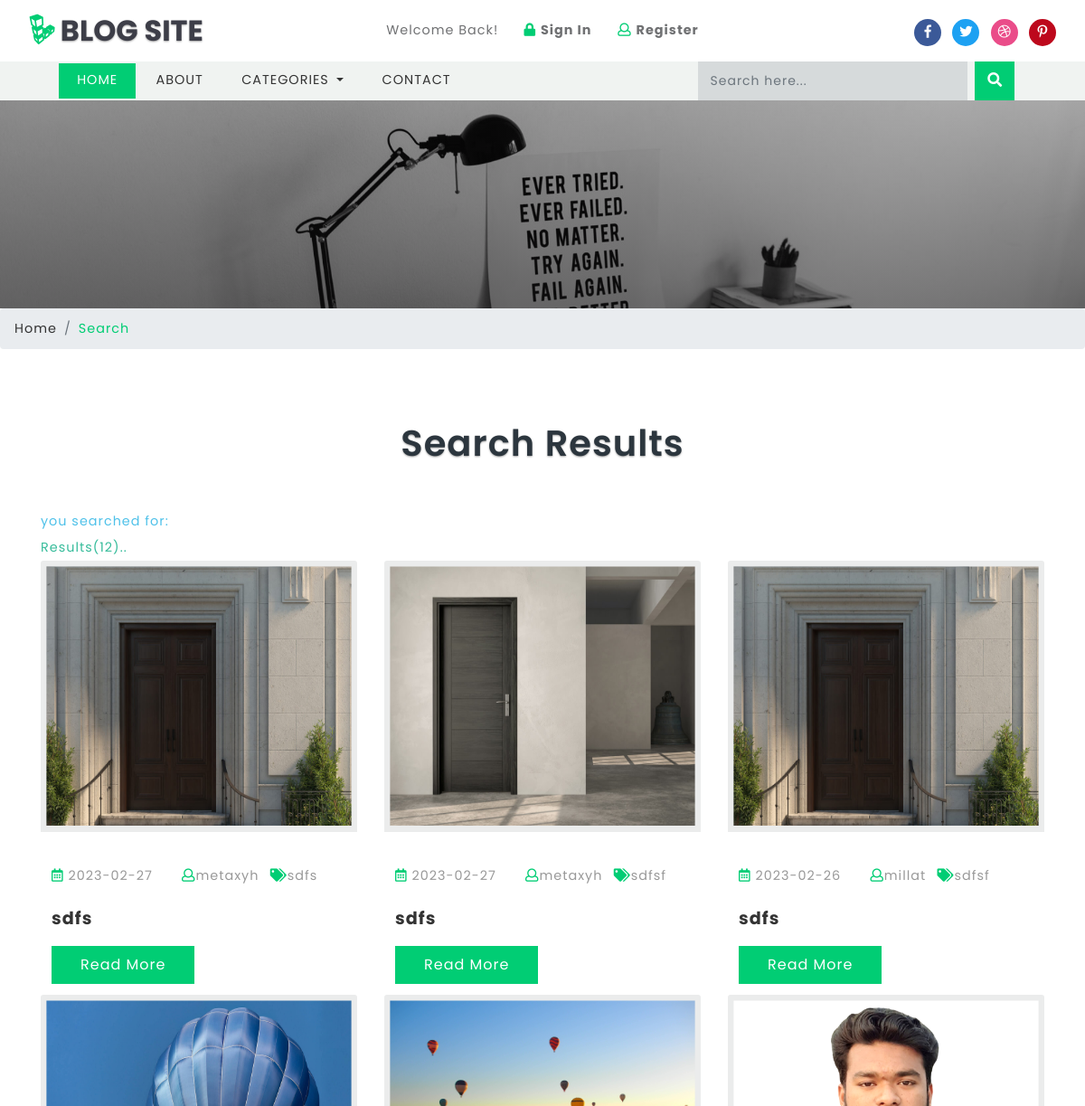
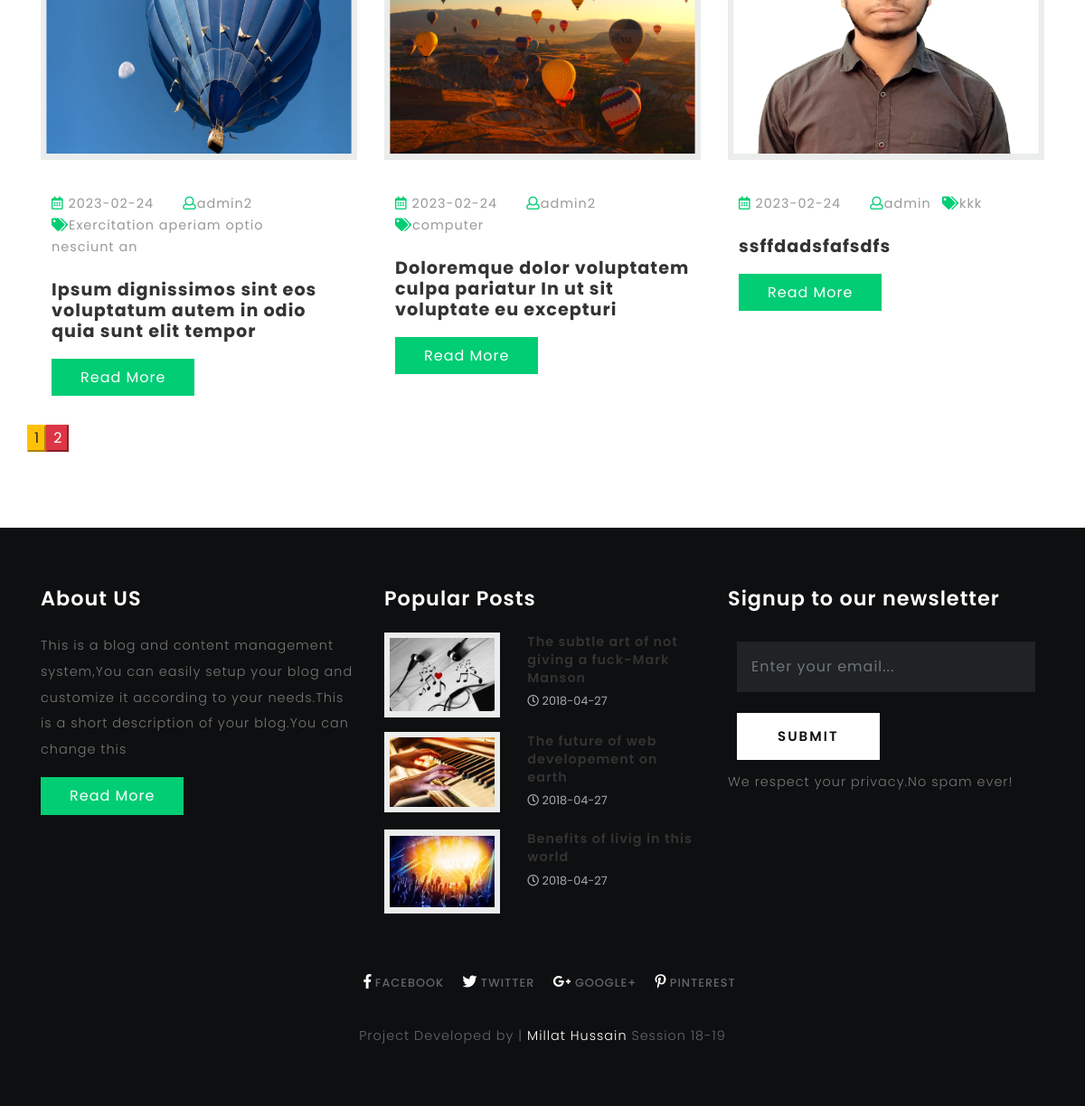
Screenshot of /search.php with the database file from the repository (2 pictures, top to bottom).
### tables this page shows
CREATE TABLE `blogs` (
  `id` int(10) UNSIGNED NOT NULL,
  `title` varchar(190) NOT NULL,
  `tags` varchar(40) NOT NULL,
  `content` text NOT NULL,
  `photo` varchar(50) NOT NULL,
  `posted` varchar(40) NOT NULL,
  `date` date DEFAULT NULL,
  `author` varchar(40) DEFAULT NULL,
  `category` int(10) UNSIGNED NOT NULL
);

CREATE TABLE `titles` (
  `id` int(10) UNSIGNED NOT NULL,
  `website_name` varchar(40) DEFAULT NULL,
  `tagline` varchar(40) DEFAULT NULL,
  `icon` varchar(40) DEFAULT NULL,
  `keywords` varchar(220) DEFAULT NULL,
  `short_description` varchar(200) DEFAULT NULL,
  `bannertext1` varchar(150) DEFAULT NULL,
  `bannertext2` varchar(150) DEFAULT NULL,
  `bannertext3` varchar(150) DEFAULT NULL,
  `bannertext4` varchar(150) DEFAULT NULL,
  `detailed_description` text,
  `address` varchar(40) DEFAULT NULL,
  `email` varchar(80) DEFAULT NULL,
  `phone` varchar(40) DEFAULT NULL,
  `googlemap` varchar(255) DEFAULT NULL
);

### search.php (the view, shortened to what this page needs)
<?php require("libs/fetch_data.php");?>
<?php
require_once('database/db.php');
?>
<!DOCTYPE html>
<html lang="zxx">
<head>
	<title>Search|<?php getwebname("titles"); echo"|"; gettagline("titles");?></title>
	<link href="css/bootstrap.css" rel='stylesheet' type='text/css' />
	<link rel="stylesheet" href="css/single.css">
	<link href="css/style.css" rel='stylesheet' type='text/css' />
	<link href="css/fontawesome-all.css" rel="stylesheet">
</head>
<body>
	<?php include("header.php");?>
	<?php
    $search_keyword = '';
    $sql = 'SELECT * FROM blogs WHERE title LIKE :keyword OR content LIKE :keyword  OR tags LIKE :keyword OR author LIKE :keyword ORDER BY id DESC ';
    $per_page_html = '';
    $page = 1;
    $start=0;
    $limit=" limit " . $start . "," . ROW_PER_PAGE;
    $pagination_statement = $pdo_conn->prepare($sql);
    $pagination_statement->bindValue(':keyword', '%' . $search_keyword . '%', PDO::PARAM_STR);
    $pagination_statement->execute();
    $row_count = $pagination_statement->rowCount();
    if(!empty($row_count)){
    	$per_page_html .= "<div style='text-align:center;margin:20px 0px;'>";
    	$page_count=ceil($row_count/ROW_PER_PAGE);
    	if($page_count>1) {
    		for($i=1;$i<=$page_count;$i++){
    			if($i==$page){
    				$per_page_html .= '<input type="submit" name="page" value="' . $i . '" class="btn-page current btn-warning" />';
    			} else {
    				$per_page_html .= '<input type="submit" name="page" value="' . $i . '" class="btn-page btn-danger" />';
    			}
    		}
    	}
    	$per_page_html .= "</div>";
    }
    $query = $sql.$limit;
    $pdo_statement = $pdo_conn->prepare($query);
    $pdo_statement->bindValue(':keyword', '%' . $search_keyword . '%', PDO::PARAM_STR);
    $pdo_statement->execute();
    $result = $pdo_statement->fetchAll();
    ?>
	<div class="banner-inner">
	</div>
	<ol class="breadcrumb">
		<li class="breadcrumb-item">
			<a href="index.html">Home</a>
		</li>
		<li class="breadcrumb-item active">Search</li>
	</ol>
	<section class="main-content-w3layouts-agileits">
		<div class="container">
			<h3 class="tittle">Search Results</h3>
			<div class="inner-sec">
				<?php  if ($row_count==0) {
    						echo "<p style=color:#E9573F><b>sorry your search for:<u style=color:black>$search_keyword</u> returned zero results</b></p>";
    						echo "<p><b style=color:#4FC1E9>Suggestions<b><br>Your search item is not available on Our Website<br>Try being more specific with key words<br>Enter key word using title<br>Try search using category<br>Try again later<br></p>";
    						echo "<p><a href=\"http://www.google.com/search?q="
    						. $search_keyword . "\" target=\"_blank\" title=\"Look up
    						" . $search_keyword . " on Google\" style=color:#37BC9B>Click here</a> to try the
    						search on google</p>";
    					}
    					else{
    						echo "<p style=color:#4FC1E9><b>you searched for:<u style=color:black> $search_keyword</u></b></p>";
    						echo "<p style=color:#37BC9B><b>Results($row_count)..</b></p>";
    					}
    					?>
				<div class="left-blog-info-w3layouts-agileits text-left">
					<div class="row">
						<?php
    					if(!empty($result)) {
    						foreach($result as $row) {
                                ?>
						<div class="col-lg-4 card">
							<a href="single.php?id=<?php echo $row['id']; ?>">
								<img src="blogadmin/images/<?php echo $row['photo']; ?>" class="card-img-top img-fluid" alt="fantastic cms" style="width: 480px;height: 300px">
							</a>
							<div class="card-body">
								<ul class="blog-icons my-4">
									<li>
										<a href="#">
											<i class="far fa-calendar-alt"></i> <?php echo $row['date']; ?></a>
									</li>
									<li class="mx-2">
										<a href="#">
											<i class="far fa-user"></i><?php echo $row['author']; ?></a>
									</li>
									<li>
										<a href="#">
											<i class="fas fa-tags"></i><?php echo $row['tags']; ?></a>
									</li>
								</ul>
								<h5 class="card-title">
									<a href="single.php?id=<?php echo $row['id']; ?>"><?php echo $row['title']; ?></a>
								</h5>
								<a href="single.php?id=<?php echo $row['id']; ?>" class="btn btn-primary read-m">Read More</a>
							</div>
						</div>
						<?php
                                  }
                              }
                              ?>
                              <?php echo $per_page_html; ?>
					</div>
				</div>
			</div>
		</div>
	</section>
	<?php include("footer.php") ?>
</body>
</html>

### header.php (shortened to what this page needs)
<header>
		<div class="top-bar_sub_w3layouts container-fluid">
			<div class="row">
				<div class="col-md-4 logo text-left">
					<a class="navbar-brand" href="index.php">
						<i class="fab fa-linode"></i> BLOG SITE</a>
				</div>
				<div class="col-md-4 top-forms text-center mt-lg-3 mt-md-1 mt-0">
					<span>Welcome Back!</span>
					<span class="mx-lg-4 mx-md-2  mx-1">
						<a href="blogadmin/index.php">
							<i class="fas fa-lock"></i> <strong>Sign In</strong></a>
					</span>
					<span>
						<a href="blogadmin/membership_signup.php">
							<i class="far fa-user"></i> <strong>Register</strong></a>
					</span>
				</div>
				<div class="col-md-4 log-icons text-right">
					<ul class="social_list1 mt-3">
						<li>
							<a href="<?php getlinks("links","facebook");?>" class="facebook1 mx-2" >
								<i class="fab fa-facebook-f"></i>
							</a>
						</li>
						<li>
							<a href="<?php getlinks("links","twitter");?>" class="twitter2">
								<i class="fab fa-twitter"></i>
							</a>
						</li>
						<li>
							<a href="<?php getlinks("links","dribble");?>" class="dribble3 mx-2">
								<i class="fab fa-dribbble"></i>
							</a>
						</li>
						<li>
							<a href="<?php getlinks("links","pinterest");?>" class="pin">
								<i class="fab fa-pinterest-p"></i>
							</a>
						</li>
					</ul>
				</div>
			</div>
		</div>
			<div class="header_top" id="home">
				<nav class="navbar navbar-expand-lg navbar-light bg-light">
					<div class="collapse navbar-collapse" id="navbarSupportedContent">
						<ul class="navbar-nav mr-auto">
							<li class="nav-item active">
								<a class="nav-link" href="index.php">Home
								</a>
							</li>
							<li class="nav-item">
								<a class="nav-link" href="about.php">About</a>
							</li>
							<li class="nav-item dropdown">
								<a class="nav-link dropdown-toggle" href="#" id="navbarDropdown" role="button" data-toggle="dropdown" aria-haspopup="true"
								    aria-expanded="false">
									Categories
								</a>
							</li>
							<li class="nav-item">
								<a class="nav-link" href="contact.php">Contact</a>
							</li>
						</ul>
							<form action="search.php" method="post" class="form-inline my-2 my-lg-0 header-search" name="form">
								<input class="form-control mr-sm-2" type="search" placeholder="Search here..." required="yes" type="text" name="search[keyword]">
								<button class="btn btn1 my-2 my-sm-0" type="submit" name="submit"><i class="fas fa-search"></i></button>
							</form>
					</div>
				</nav>
			</div>
	</header>

### libs/fetch_data.php (shortened to what this page needs)
<?php
function getshortdescription($table){
	require("database/db_connect.php");
	$sql="SELECT * FROM $table ";
	if ($result=mysqli_query($con,$sql))
	{
		foreach ($result as $titles => $sdc) {
			echo ''.$sdc['short_description'].'';
		}
	}
}
function getwebname($table){
	require("database/db_connect.php");
	$sql="SELECT * FROM $table ";
	if ($result=mysqli_query($con,$sql))
	{
		$rowcount=mysqli_num_rows($result);
		if ($rowcount==0) {
			echo 'No Name!!';
		}
		foreach ($result as $titles => $blogname) {
			echo ''.$blogname['website_name'].'';
		}
	}
}
function getlinks($table,$platform){
	require("database/db_connect.php");
	$sql="SELECT * FROM $table ";
	if ($result=mysqli_query($con,$sql))
	{
		$rowcount=mysqli_num_rows($result);
		if ($rowcount==0) {
			echo '#';
		}
		foreach ($result as $link => $site) {
			if ($platform=="facebook") {
				echo ''.$site['facebook'].'';
			}
			elseif ($platform=="twitter") {
				echo ''.$site['twitter'].'';
			}
			elseif ($platform=="googleplus") {
				echo ''.$site['googleplus'].'';
			}
			elseif ($platform=="pinterest") {
				echo ''.$site['pinterest'].'';
			}
			elseif ($platform=="dribble") {
				echo ''.$site['dribble'].'';
			}
		}
	}
}
function getpopularposts($table){
	require("database/db_connect.php");
	$sql="SELECT * FROM $table ORDER BY count DESC LIMIT 3";
	if ($result=mysqli_query($con,$sql))
	{
		foreach ($result as $pagehits => $hits) {
			$storepage=$hits['page'];
			$sql="SELECT * FROM blogs WHERE title='$storepage'";
			if ($result=mysqli_query($con,$sql)) {
				foreach ($result as $allblogs => $specificblog) {
					echo '<div class="blog-grids row mb-3">
							<div class="col-md-5 blog-grid-left">
								<a href="single.php?id='.$specificblog['id'].'">
									<img src="blogadmin/images/'.$specificblog['photo'].'" class="img-fluid" alt="fantastic cms">
								</a>
							</div>
							<div class="col-md-7 blog-grid-right">
								<h5>
									<a href="single.php?id='.$specificblog['id'].'">'.$specificblog['title'].' </a>
								</h5>
								<div class="sub-meta">
									<span>
										<i class="far fa-clock"></i> '.$specificblog['date'].'</span>
								</div>
							</div>
						</div>';
				}
			}
		}
	}
}
?>

### footer.php (shortened to what this page needs)
<footer>
	<div class="container">
		<div class="row">
			<div class="col-lg-4 footer-grid-agileits-w3ls text-left">
				<h3>About US</h3>
				<p><?php getshortdescription("titles"); ?></p>
				<div class="read">
					<a href="about.php" class="btn btn-primary read-m">Read More</a>
				</div>
			</div>
			<div class="col-lg-4 footer-grid-agileits-w3ls text-left">
				<div class="tech-btm">
					<h3>Popular Posts</h3>
					<?php getpopularposts("page_hits"); ?>
				</div>
			</div>
			<div class="col-lg-4 subscribe-main footer-grid-agileits-w3ls text-left">
				<h2>Signup to our newsletter</h2>
				<div class="subscribe-main text-left">
						<div class="subscribe-form">
								<form action="#" method="post" class="subscribe_form">
									<input class="form-control" type="email" placeholder="Enter your email..." required="">
									<button type="submit" class="btn btn-primary submit">Submit</button>
								</form>
					   </div>
					<p>We respect your privacy.No spam ever!</p>
				</div>
			</div>
		</div>
		<div class="footer-cpy text-center">
			<div class="footer-social">
				<div class="copyrighttop">
					<ul>
						<li class="mx-3">
							<a class="facebook" href="<?php getlinks("links","facebook");?>">
								<i class="fab fa-facebook-f"></i>
								<span>Facebook</span>
							</a>
						</li>
						<li>
							<a class="facebook" href="<?php getlinks("links","twitter");?>">
								<i class="fab fa-twitter"></i>
								<span>Twitter</span>
							</a>
						</li>
						<li class="mx-3">
							<a class="facebook" href="<?php getlinks("links","googleplus");?>">
								<i class="fab fa-google-plus-g"></i>
								<span>Google+</span>
							</a>
						</li>
						<li>
							<a class="facebook" href="<?php getlinks("links","pinterest");?>">
								<i class="fab fa-pinterest-p"></i>
								<span>Pinterest</span>
							</a>
						</li>
					</ul>
				</div>
			</div>
			<div class="w3layouts-agile-copyrightbottom">
				<p>Project Developed by |<a target="_blank" href="https://www.linkedin.com/in/millathussain66/"> Millat Hussain </a>  Session 18-19
				</p>
			</div>
		</div>
	</div>
</footer>

### css/single.css (style rules this page uses)
.card-body { padding: 12px; }
.tech-btm img { background: #fff; padding: 6px; }

### rows the page displays
blogs: photo (picture), date "2023-02-27", author "metaxyh", tags "sdfs", title "sdfs"
blogs: photo (picture), date "2023-02-27", author "metaxyh", tags "sdfsf", title "sdfs"
blogs: photo (picture), date "2023-02-26", author "millat", tags "sdfsf", title "sdfs"
blogs: photo (picture), date "2023-02-24", author "admin2", tags "Exercitation aperiam optio nesciunt an", title "Ipsum dignissimos sint eos voluptatum autem in odio quia sunt elit tempor"
blogs: photo (picture), date "2023-02-24", author "admin2", tags "computer", title "Doloremque dolor voluptatem culpa pariatur In ut sit voluptate eu excepturi"
blogs: photo (picture), date "2023-02-24", author "admin", tags "kkk", title "ssffdadsfafsdfs"
titles: short_description "This is a blog and content management system,You can easily setup your blog and customize it according to your needs.This is a short description of your blog.You can change this"
blogs: photo (picture), title "The subtle art of not giving a fuck-Mark Manson", date "2018-04-27"
blogs: photo (picture), title "The future of web developement on earth", date "2018-04-27"
blogs: photo (picture), title "Benefits of livig in this world", date "2018-04-27"

### other values shown
$row_count "12"
